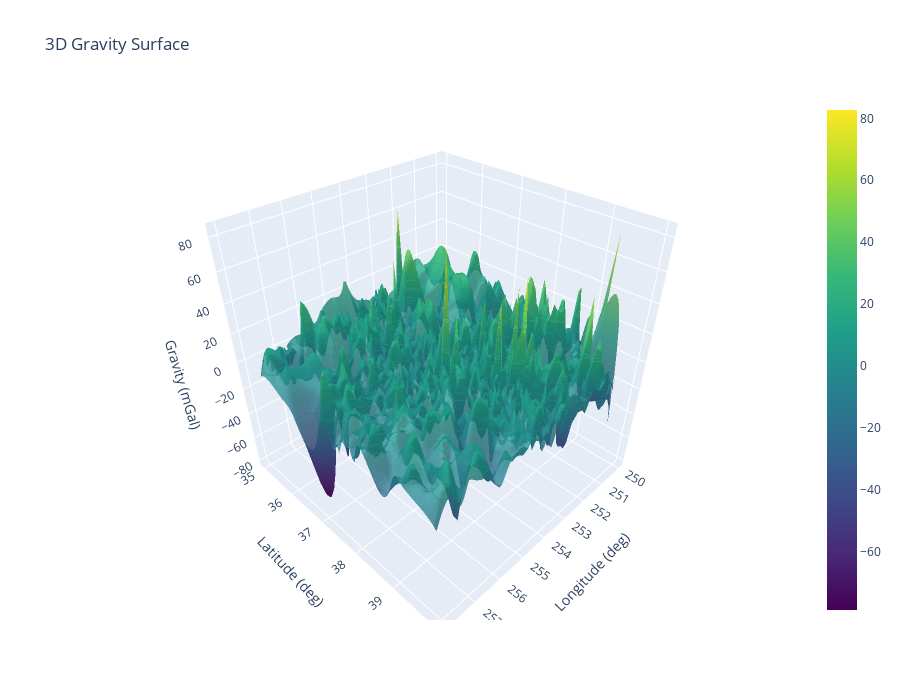

The notebook cell this image was saved under:
### Code cell
import plotly.graph_objects as go
import numpy as np
from scipy.interpolate import griddata

# Ваши данные
longitudes = X_test['longitude(deg)']
latitudes = X_test['latitude(deg)']
heights = model.predict(X_test) - y_test

# Интерполяция
grid_x, grid_y = np.mgrid[
    min(longitudes):max(longitudes):100j,
    min(latitudes):max(latitudes):100j
]
grid_z = griddata(
    (longitudes, latitudes), heights, (grid_x, grid_y), method='cubic'
)

# Создаем 3D-поверхность
fig = go.Figure(data=[go.Surface(
    x=grid_x, y=grid_y, z=grid_z,
    colorscale='Viridis',
    opacity=0.8,
    contours_z=dict(show=True, usecolormap=True))
])

# Настройки макета
fig.update_layout(
    title='3D Gravity Surface',
    scene=dict(
        xaxis_title='Longitude (deg)',
        yaxis_title='Latitude (deg)',
        zaxis_title='Gravity (mGal)',
    ),
    autosize=False,
    width=900,
    height=700,
)

fig.show()

### Figure 1 — Plotly figure (JSON) as saved in the notebook; plotly's stock layout.template omitted (floating-point values rounded to 4 significant figures; data arrays with more than 128 entries replaced by an {"elided": "..."} marker saying what was removed)
{"data": [{"colorscale": [[0, "#440154"], [0.1111, "#482878"], [0.2222, "#3e4989"], [0.3333, "#31688e"], [0.4444, "#26828e"], [0.5556, "#1f9e89"], [0.6667, "#35b779"], [0.7778, "#6ece58"], [0.8889, "#b5de2b"], [1, "#fde725"]], "contours": {"z": {"show": true, "usecolormap": true}}, "opacity": 0.8, "type": "surface", "x": {"elided": "100x100 float values"}, "y": {"elided": "100x100 float values"}, "z": {"elided": "100x100 float values"}}], "layout": {"autosize": false, "height": 700, "scene": {"xaxis": {"title": {"text": "Longitude (deg)"}}, "yaxis": {"title": {"text": "Latitude (deg)"}}, "zaxis": {"title": {"text": "Gravity (mGal)"}}}, "title": {"text": "3D Gravity Surface"}, "width": 900}}
